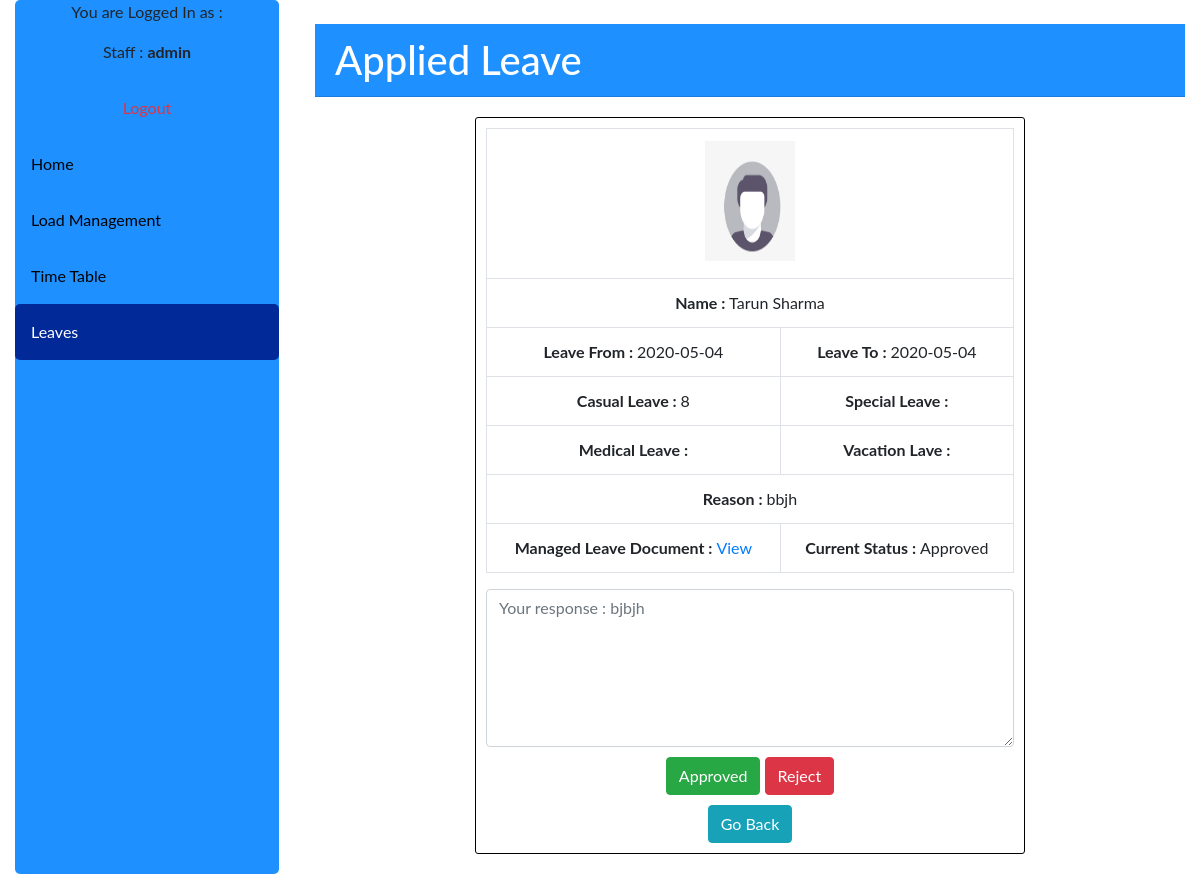
The app's page /admin/view_leave_deatils.php?id=48&username=Tarun Sharma&al_id=6&applied_by=Tarun Sharma (signed in) with its own data.
### tables this page shows
CREATE TABLE `applied_leave` (
  `al_id` int(255) NOT NULL,
  `applied_by` varchar(255) NOT NULL,
  `l_from` varchar(255) NOT NULL,
  `l_to` varchar(255) NOT NULL,
  `casual` varchar(255) NOT NULL,
  `special` varchar(255) NOT NULL,
  `medical` varchar(255) NOT NULL,
  `vacation` varchar(255) NOT NULL,
  `managed_load_doc` varchar(255) NOT NULL,
  `staff_reason` varchar(500) NOT NULL,
  `status` varchar(255) NOT NULL,
  `admins_response` varchar(500) NOT NULL,
  `applied_date` timestamp NOT NULL DEFAULT current_timestamp() ON UPDATE current_timestamp()
);

CREATE TABLE `members` (
  `id` int(255) NOT NULL,
  `username` varchar(255) NOT NULL,
  `email` varchar(255) NOT NULL,
  `password` varchar(255) NOT NULL,
  `role` varchar(255) NOT NULL,
  `gender` varchar(255) NOT NULL,
  `dob` varchar(255) NOT NULL,
  `branch` varchar(255) NOT NULL,
  `qualification` varchar(255) NOT NULL,
  `address` varchar(255) NOT NULL,
  `image` longblob NOT NULL,
  `docs` varchar(255) NOT NULL
);

### admin/view_leave_deatils.php (the view, shortened to what this page needs)
<!DOCTYPE html>
<html>
<head>
    <link rel="stylesheet" href="https://maxcdn.bootstrapcdn.com/bootstrap/4.1.3/css/bootstrap.min.css">
    <link rel="stylesheet" href="https://use.fontawesome.com/releases/v5.6.3/css/all.css">
</head>
<body>
  <div class="container-fluid">
      <div class="row">
      <div class="col-lg-3 col-sm-3" >
      <div class="sidebar">
         <div>
               <?php  if (isset($_SESSION['username'])) : ?>
                <p style="text-align: center">You are Logged In as :</p>
             <p style="text-align: center">Staff : <strong><?php echo $_SESSION['username']; ?></strong></p>
             <a href="../logout.php" class="text-center text-danger">Logout</a>
            <?php endif ?>
         </div>
             <a href="adminhome.php">Home</a>
          <a href="assignload.php">Load Management</a>
          <a href="timetable.php">Time Table</a>
          <a class="active" href="assignleave.php">Leaves</a>
      </div>
          </div>
        <div class="col-lg-9 col-sm-9">
        <br><h1 style="background-color: dodgerblue; color: white" class="card-header">Applied Leave</h1>
        <div class="card-body">
         <?php
           $db = mysqli_connect("localhost", "root", "", "sllm");
            $al_id = $_GET['al_id'];
           $sql = " SELECT * FROM applied_leave INNER JOIN members ON applied_leave.applied_by = members.username AND applied_leave.al_id = '$al_id' ";
           $result = mysqli_query($db, $sql);
           while($res = mysqli_fetch_array($result)){
          ?>
            <div class="form-container">
              <table class=" table table-bordered">
                <tr>
                  <td colspan="2">
                  <?php echo "<div class='img_div'>";
                    echo "<img src='../uploads/".$res['image']."' >";
                    echo "</div>"; ?>
                  </td>
                </tr>
                <tr>
                  <td colspan="2">
                  <b> Name :</b> <?php echo $res['applied_by']; ?>
                  </td>
                </tr>
                <tr>
                  <td>
                    <b> Leave From : </b> <?php echo $res['l_from']; ?>
                  </td>
                  <td>
                    <b> Leave To : </b> <?php echo $res['l_to']; ?>
                  </td>
                </tr>
                <tr>
                  <td>
                    <b> Casual Leave : </b> <?php echo $res['casual']; ?>
                  </td>
                  <td>
                    <b> Special Leave : </b> <?php echo $res['special']; ?>
                  </td>
                </tr>
                <tr>
                  <td>
                    <b> Medical Leave : </b> <?php echo $res['medical']; ?>
                  </td>
                  <td>
                    <b> Vacation Lave : </b> <?php echo $res['vacation']; ?>
                  </td>
                </tr>
                <tr>
                  <td colspan="2">
                    <b> Reason : </b> <?php echo $res['staff_reason']; ?>
                  </td>
                </tr>
                <tr>
                  <td>
                    <b> Managed Leave Document : </b> <a href="../uploads/<?php echo $res['managed_load_doc']; ?>" target="_blank">View</a>
                  </td>
                  <td>
                    <b> Current Status : </b> <?php echo $res['status']; ?>
                  </td>
                </tr>
              </table>
              <form method="POST">
                <textarea name="admin_response" placeholder="Your response : <?php echo $res['admins_response']; ?>" class="form-control" cols="5" rows="6"></textarea>
                <button style="margin-top: 10px" type="submit" name="approved" class="btn btn-success">Approved</button>
                <button style="margin-top: 10px" type="submit" name="rejected" class="btn btn-danger">Reject</button>
              </form>
                <a style="margin-top: 10px" href="allappliedleave.php" class="btn btn-info">Go Back</a>
              </div>
            <?php
              }
            ?>
        </div>
    </div>
    </div>
    </div>
</body>
</html>

### admin/view_leave_deatils.php (style rules this page uses)
body { margin: 0; font-family: "Lato", sans-serif; }
.sidebar { margin: 0; padding: 0; width: 22%; background-color: dodgerblue; position: fixed; height: 100%; overflow: auto; border-radius: 5px; }
.sidebar a { display: block; color: black; padding: 16px; text-decoration: none; border-radius: 5px; }
.sidebar a.active { background-color: #012998; color: white; border-radius: 5px; }
.form-container { max-width: 550px; margin: auto; height: auto; padding: 10px; background-color: white; text-align: center; border: 1px solid black; border-radius: 3px; }
.img_div img { width: 90px; height: 120px; text-align: center; margin-bottom: 5px; }

### records on screen
applied_leave: members.image (picture), applied_by "Tarun Sharma", l_from "2020-05-04", l_to "2020-05-04", casual "8", staff_reason "bbjh", status "Approved", admin_response "Your response : bjbjh"

### other values on screen
$_SESSION['username'] "admin"
